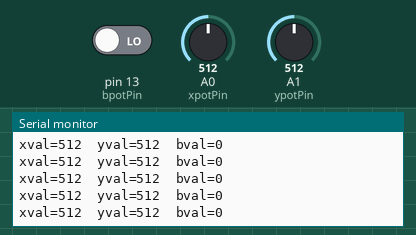
Recording of a sketch running on a simulated Arduino Uno, built with avr-gcc and run on an emulated ATmega328P. Shown: the last lines printed to the serial monitor. The inputs (shaded band) are chosen by the test bench; at power-on: A0 (xpotPin) = 512, A1 (ypotPin) = 512, pin 13 (bpotPin) LOW.

Above: at 1.2 s.
1.3 s: A0 (xpotPin) set to 716
At 1.56 s:
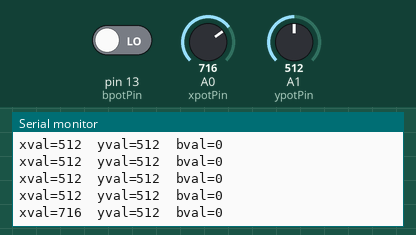
2.8 s: A1 (ypotPin) set to 716
At 2.97 s:
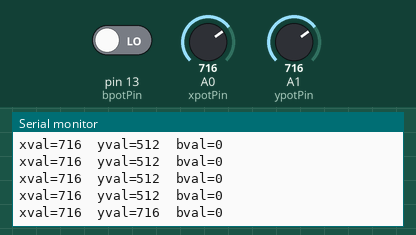
4.3 s: pin 13 (bpotPin) driven HIGH
At 4.57 s:
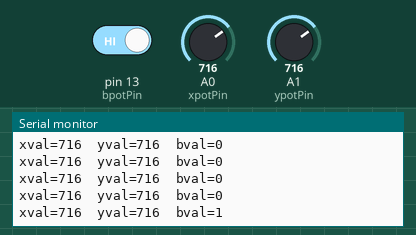
5.8 s: A0 (xpotPin) set to 900
At 5.98 s:
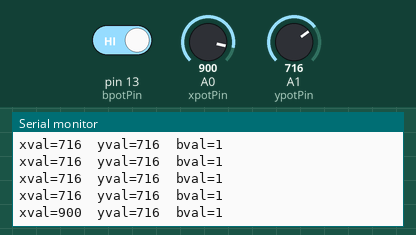
7.3 s: A1 (ypotPin) set to 900
At 7.38 s:
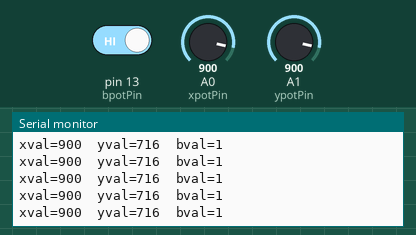
8.8 s: pin 13 (bpotPin) driven LOW
At 8.99 s:
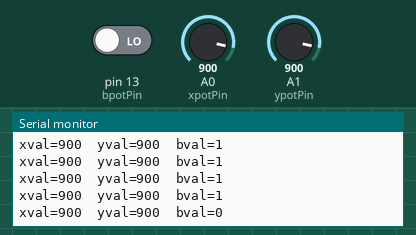
Timing chart, 0 to 11.3 s (numbered marks = the images above; inputs shaded):
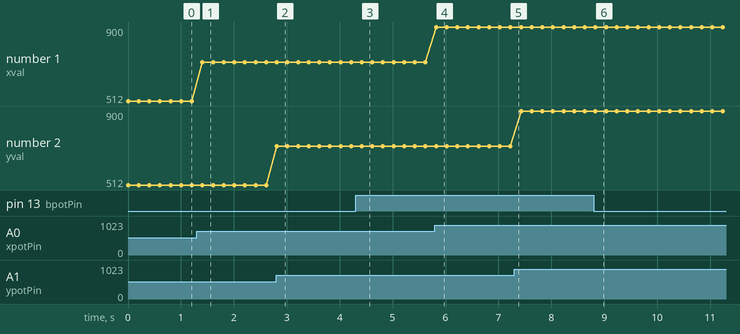

The sketch:

Joystick.ino
```cpp
/*
 * Author: SMRAZA KEEN
 * Date:2016/6/29
 * IDE V1.6.9
 * Email:TechnicSmraza@outlook.com
 * Function:
 * Tips:Open the serial port
 */
int xpotPin = A0;  //Set port
int ypotPin = A1;
int bpotPin = 13;
int xval=0;    //Initialize a variable
int yval=0;
int bval=0;
void setup()
{
  pinMode(xpotPin,INPUT);
  pinMode(ypotPin,INPUT);
  pinMode(bpotPin,INPUT);
  Serial.begin(9600);
}
void loop()
{
  xval = analogRead(xpotPin);   //Read Values from the xpotPin
  yval = analogRead(ypotPin);
  bval = digitalRead(bpotPin);
  Serial.print("xval=");
  Serial.print(xval);
  Serial.print('\t');
  Serial.print("yval=");
  Serial.print(yval);
  Serial.print('\t');
  Serial.print("bval=");
  Serial.println(bval);
  delay(200);
}
```

Measured:
- after the input at 1.3 s, the serial monitor: prints a new line after 0.11 s (image 1)
- after the input at 2.8 s, the serial monitor: prints a new line at once (image 2)
- after the input at 4.3 s, the serial monitor: prints a new line after 0.12 s (image 3)
- after the input at 5.8 s, the serial monitor: prints a new line at once (image 4)
- after the input at 8.8 s, the serial monitor: prints a new line at once (image 6)
- plotted number 1: 512 → 716 after the input at 1.3 s, 716 → 900 after the input at 5.8 s
